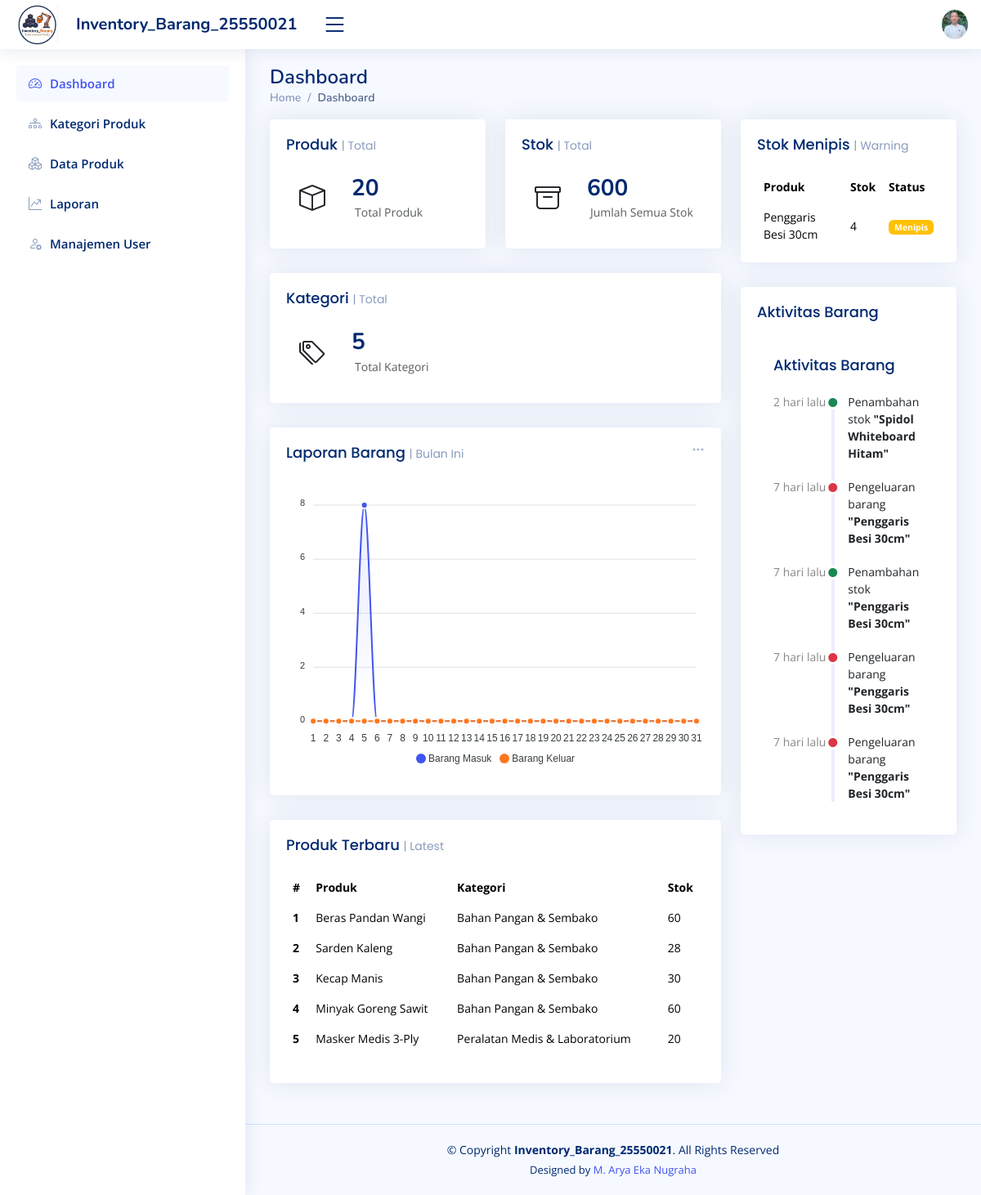
/index.php (signed in), run on the app's committed database.
### tables this page shows
CREATE TABLE `products` (
  `id` int(11) NOT NULL,
  `category_id` int(11) NOT NULL,
  `PRODUCT_CODE` varchar(50) NOT NULL,
  `product_name` varchar(150) NOT NULL,
  `stock` int(11) NOT NULL DEFAULT 0,
  `min_stock` int(11) NOT NULL DEFAULT 0,
  `price` decimal(10,2) NOT NULL DEFAULT 0.00,
  `gambar` varchar(255) DEFAULT NULL,
  `created_at` timestamp NOT NULL DEFAULT current_timestamp(),
  `update_at` timestamp NOT NULL DEFAULT current_timestamp() ON UPDATE current_timestamp()
);

CREATE TABLE `categories` (
  `id` int(11) NOT NULL,
  `kd_kat` varchar(50) NOT NULL,
  `category_name` varchar(100) NOT NULL
);

CREATE TABLE `stock_logs` (
  `id` int(11) NOT NULL,
  `product_id` int(11) NOT NULL,
  `change_type` enum('ADD','EDIT','REDUCE') NOT NULL,
  `qty` int(11) NOT NULL,
  `stock_before` int(11) NOT NULL,
  `stock_after` int(11) NOT NULL,
  `note` text DEFAULT NULL,
  `created_at` timestamp NOT NULL DEFAULT current_timestamp(),
  `created_by` int(11) NOT NULL
);

### index.php (the view, shortened to what this page needs)
<?php
include "koneksi.php";
$q_produk = mysqli_query($conn, "SELECT COUNT(*) as total_produk FROM products");
$data_produk = mysqli_fetch_assoc($q_produk);
$q_stok = mysqli_query($conn, "SELECT SUM(stock) as total_stok FROM products");
$data_stok = mysqli_fetch_assoc($q_stok);
$q_kategori = mysqli_query($conn, "SELECT COUNT(*) as total_kategori FROM categories");
$data_kategori = mysqli_fetch_assoc($q_kategori);
$query = mysqli_query($conn, "
    SELECT p.product_name, p.stock, c.category_name
    FROM products p
    JOIN categories c ON p.category_id = c.id
    ORDER BY p.created_at DESC
    LIMIT 5
");
$q_menipis = mysqli_query($conn, "
    SELECT product_name, stock, min_stock
    FROM products
    WHERE stock <= min_stock
    ORDER BY stock ASC
    LIMIT 5
");
$q_aktivitas = mysqli_query($conn, "
    SELECT sl.*, p.product_name, u.name as user_name
    FROM stock_logs sl
    JOIN products p ON sl.product_id = p.id
    JOIN users u ON sl.created_by = u.id
    ORDER BY sl.created_at DESC
    LIMIT 5
");
function waktu_lalu($datetime)
{
    $selisih = time() - strtotime($datetime);
    $menit = floor($selisih / 60);
    $jam   = floor($selisih / 3600);
    $hari  = floor($selisih / 86400);
    if ($menit < 60) {
        return $menit . " menit lalu";
    } elseif ($jam < 24) {
        return $jam . " jam lalu";
    } else {
        return $hari . " hari lalu";
    }
}
?>
<!DOCTYPE html>
<html lang="en">
<head>
  <link href="assets/vendor/bootstrap/css/bootstrap.min.css" rel="stylesheet">
  <link href="assets/vendor/bootstrap-icons/bootstrap-icons.css" rel="stylesheet">
  <link href="assets/vendor/boxicons/css/boxicons.min.css" rel="stylesheet">
  <link href="assets/vendor/quill/quill.snow.css" rel="stylesheet">
  <link href="assets/vendor/quill/quill.bubble.css" rel="stylesheet">
  <link href="assets/vendor/remixicon/remixicon.css" rel="stylesheet">
  <link href="assets/vendor/simple-datatables/style.css" rel="stylesheet">
  <link href="assets/css/style.css" rel="stylesheet">
</head>
<body>
  <header id="header" class="header fixed-top d-flex align-items-center">
    <div class="d-flex align-items-center justify-content-between">
      <a href="index.php" class="logo d-flex align-items-center me-auto me-lg-0" style="max-width: none; width: auto;">
        <img src="assets/img/logo Inventory_Barang.png" alt="Logo" style="max-height: 50px;">
        <span class="d-none d-lg-block fs-5 ms-2" style="font-size: 24px; padding-left: 8px; white-space: nowrap;">Inventory_Barang_25550021</span>
      </a>
      <i class="bi bi-list toggle-sidebar-btn" style="margin-left: 20px;"></i>
        </div>
    <nav class="header-nav ms-auto">
      <ul class="d-flex align-items-center">
        <li class="nav-item dropdown pe-3">
          <a class="nav-link nav-profile d-flex align-items-center pe-0" href="#" data-bs-toggle="dropdown">
            <img src="assets/img/Profile-Arya.jpg" alt="Profile" class="rounded-circle" >
          </a>
        </li>
      </ul>
    </nav>
  </header>
  <aside id="sidebar" class="sidebar">
    <?php
      $current_page = basename($_SERVER['PHP_SELF']);
    ?>
    <ul class="sidebar-nav" id="sidebar-nav">
      <li class="nav-item">
        <a class="nav-link <?php echo ($current_page == 'index.php') ? '' : 'collapsed'; ?>" href="index.php">
         	<i class="bi bi-speedometer2"></i>
          <span>Dashboard</span>
        </a>
      </li>
       <li class="nav-item">
        <a class="nav-link <?php echo ($current_page == 'kategori_produk.php') ? '' : 'collapsed'; ?>" href="kategori_produk.php">
          <i class="bi bi-diagram-3"></i>
          <span>Kategori Produk</span>
        </a>
      </li>
        <li class="nav-item">
        <a class="nav-link <?php echo ($current_page == 'produk.php') ? '' : 'collapsed'; ?>" href="produk.php">
          <i class="bi bi-boxes"></i>
          <span>Data Produk</span>
        </a>
      </li>
        <li class="nav-item">
        <a class="nav-link <?php echo ($current_page == 'laporan.php') ? '' : 'collapsed'; ?>" href="laporan.php">
          <i class="bi bi-graph-up-arrow"></i>
          <span>Laporan</span>
        </a>
      </li>
        <li class="nav-item">
        <a class="nav-link <?php echo ($current_page == 'users.php') ? '' : 'collapsed'; ?>" href="users.php">
          <i class="bi bi-person-gear"></i>
          <span>Manajemen User</span>
        </a>
      </li>
    </ul>
  </aside>
  <main id="main" class="main">
    <div class="pagetitle">
      <h1>Dashboard</h1>
      <nav>
        <ol class="breadcrumb">
          <li class="breadcrumb-item"><a href="index.php">Home</a></li>
          <li class="breadcrumb-item active">Dashboard</li>
        </ol>
      </nav>
    </div>
    <section class="section dashboard">
  <div class="row">
    <div class="col-lg-8">
      <div class="row">
        <div class="col-xxl-4 col-md-6">
          <div class="card info-card">
            <div class="card-body">
              <h5 class="card-title">Produk <span>| Total</span></h5>
              <div class="d-flex align-items-center">
                <div class="card-icon rounded-circle d-flex align-items-center justify-content-center">
                  <i class="bi bi-box"></i>
                </div>
                <div class="ps-3">
                  <h6><?= $data_produk['total_produk']; ?></h6>
                  <span class="text-muted small pt-2 ps-1">Total Produk</span>
                </div>
              </div>
            </div>
          </div>
        </div>
        <div class="col-xxl-4 col-md-6">
          <div class="card info-card">
            <div class="card-body">
              <h5 class="card-title">Stok <span>| Total</span></h5>
              <div class="d-flex align-items-center">
                <div class="card-icon rounded-circle d-flex align-items-center justify-content-center">
                  <i class="bi bi-archive"></i>
                </div>
                <div class="ps-3">
                  <h6><?= $data_stok['total_stok'] ?? 0; ?></h6>
                  <span class="text-muted small pt-2 ps-1">Jumlah Semua Stok</span>
                </div>
              </div>
            </div>
          </div>
        </div>
        <div class="col-xxl-4 col-md-12">
          <div class="card info-card">
            <div class="card-body">
              <h5 class="card-title">Kategori <span>| Total</span></h5>
              <div class="d-flex align-items-center">
                <div class="card-icon rounded-circle d-flex align-items-center justify-content-center">
                  <i class="bi bi-tags"></i>
                </div>
                <div class="ps-3">
                  <h6><?= $data_kategori['total_kategori']; ?></h6>
                  <span class="text-muted small pt-2 ps-1">Total Kategori</span>
                </div>
              </div>
            </div>
          </div>
        </div>
        <div class="col-12">
          <div class="card">
            <div class="filter">
              <a class="icon" href="#" data-bs-toggle="dropdown">
                <i class="bi bi-three-dots"></i>
              </a>
            </div>
            <div class="card-body">
              <h5 class="card-title">Laporan Barang <span>| Bulan Ini</span></h5>
              <div id="reportsChart"></div>
            </div>
          </div>
        </div>
        <div class="col-12">
          <div class="card recent-sales overflow-auto">
            <div class="card-body">
              <h5 class="card-title">Produk Terbaru <span>| Latest</span></h5>
              <table class="table table-borderless datatable">
                <thead>
                  <tr>
                    <th>#</th>
                    <th>Produk</th>
                    <th>Kategori</th>
                    <th>Stok</th>
                  </tr>
                </thead>
                <tbody>
                  <?php
                  $no = 1;
                  while ($row = mysqli_fetch_assoc($query)) :
                  ?>
                    <tr>
                      <th><?= $no++; ?></th>
                      <td><?= $row['product_name']; ?></td>
                      <td><?= $row['category_name']; ?></td>
                      <td><?= $row['stock']; ?></td>
                    </tr>
                  <?php endwhile; ?>
                </tbody>
              </table>
            </div>
          </div>
        </div>
      </div>
    </div>
    <div class="col-lg-4">
      <div class="card top-selling overflow-auto">
        <div class="card-body pb-0">
          <h5 class="card-title">Stok Menipis <span>| Warning</span></h5>
          <table class="table table-borderless">
            <thead>
              <tr>
                <th>Produk</th>
                <th>Stok</th>
                <th>Status</th>
              </tr>
            </thead>
            <tbody>
              <?php while ($row = mysqli_fetch_assoc($q_menipis)) : ?>
                <tr>
                  <td><?= $row['product_name']; ?></td>
                  <td><?= $row['stock']; ?></td>
                  <td>
                    <?php if ($row['stock'] == 0) : ?>
                      <span class="badge bg-danger">Habis</span>
                    <?php elseif ($row['stock'] <= ($row['min_stock'] / 2)) : ?>
                      <span class="badge bg-danger">Hampir Habis</span>
                    <?php else : ?>
                      <span class="badge bg-warning">Menipis</span>
                    <?php endif; ?>
                  </td>
                </tr>
              <?php endwhile; ?>
            </tbody>
          </table>
        </div>
      </div>
      <div class="card">
        <div class="card-body">
          <h5 class="card-title">Aktivitas Barang</h5>
          <div class="card-body">
              <h5 class="card-title">Aktivitas Barang</h5>
              <div class="activity">
                <?php while ($row = mysqli_fetch_assoc($q_aktivitas)) :
                  if ($row['change_type'] == 'ADD') {
                    $text = "Penambahan stok";
                    $color = "text-success";
                  } elseif ($row['change_type'] == 'REDUCE') {
                    $text = "Pengeluaran barang";
                    $color = "text-danger";
                  } else {
                    $text = "Perubahan stok";
                    $color = "text-primary";
                  }
                ?>
                  <div class="activity-item d-flex">
                    <div class="activite-label">
                      <?= waktu_lalu($row['created_at']); ?>
                    </div>
                    <i class="bi bi-circle-fill activity-badge <?= $color ?> align-self-start"></i>
                    <div class="activity-content">
                      <?= $text; ?>
                      <span class="fw-bold text-dark">
                        "<?= $row['product_name']; ?>"
                      </span>
                    </div>
                  </div>
                <?php endwhile; ?>
              </div>
            </div>
          </div>
        </div>
      </div>
    </div>
</section>
  </main>
  <footer id="footer" class="footer">
    <div class="copyright">
      &copy; Copyright <strong><span>Inventory_Barang_25550021</span></strong>. All Rights Reserved
    </div>
    <div class="credits">
      Designed by <a href="https://instagram.com/aragsbshs/" target="_blank">M. Arya Eka Nugraha</a>
    </div>
  </footer>
</body>
</html>

### data on the page
products: product_name "Beras Pandan Wangi", category.category_name "Bahan Pangan & Sembako", stock "60"
products: product_name "Sarden Kaleng", category.category_name "Bahan Pangan & Sembako", stock "28"
products: product_name "Kecap Manis", category.category_name "Bahan Pangan & Sembako", stock "30"
products: product_name "Minyak Goreng Sawit", category.category_name "Bahan Pangan & Sembako", stock "60"
products: product_name "Masker Medis 3-Ply", category.category_name "Peralatan Medis & Laboratorium", stock "20"
products: product_name "Penggaris Besi 30cm", stock "4", min_stock "Menipis"
stock_logs: created_at "2 hari lalu", change_type "Penambahan stok", product.product_name "Spidol Whiteboard Hitam"
stock_logs: created_at "7 hari lalu", change_type "Pengeluaran barang", product.product_name "Penggaris Besi 30cm"
stock_logs: created_at "7 hari lalu", change_type "Penambahan stok", product.product_name "Penggaris Besi 30cm"
stock_logs: created_at "7 hari lalu", change_type "Pengeluaran barang", product.product_name "Penggaris Besi 30cm"
stock_logs: created_at "7 hari lalu", change_type "Pengeluaran barang", product.product_name "Penggaris Besi 30cm"

### other printed values
$data_produk['total_produk'] "20"
$data_stok['total_stok'] "600"
$data_kategori['total_kategori'] "5"
